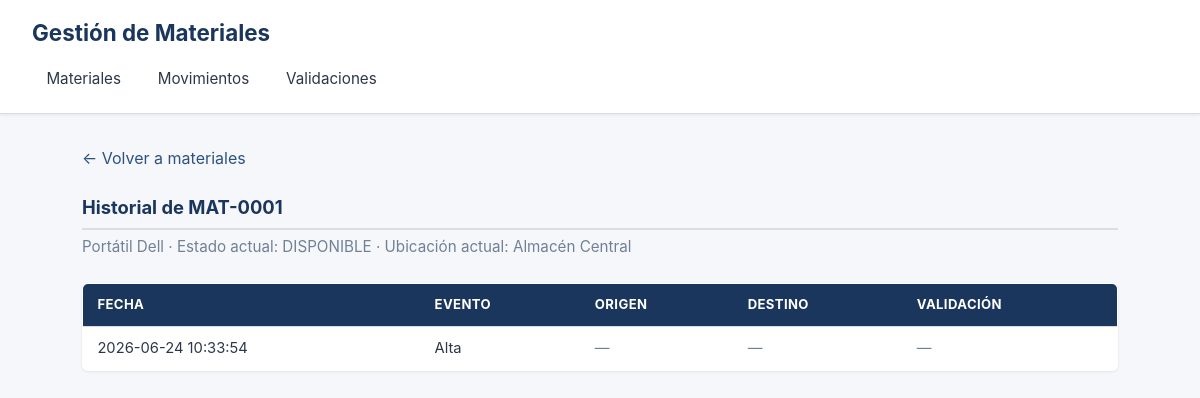
Page /index.php?page=historial&id=1 on the committed database.
### tables this page shows
CREATE TABLE
    material (
        id INT AUTO_INCREMENT PRIMARY KEY,
        codigo VARCHAR(50) NOT NULL UNIQUE,
        descripcion VARCHAR(255) NOT NULL,
        categoria VARCHAR(100),
        estado ENUM ('DISPONIBLE', 'ASIGNADO', 'EN_REPARACION') NOT NULL DEFAULT 'DISPONIBLE',
        localizacion_actual_id INT NULL,
        activo TINYINT (1) NOT NULL DEFAULT 1,
        fecha_alta DATETIME NOT NULL DEFAULT CURRENT_TIMESTAMP,
        FOREIGN KEY (localizacion_actual_id) REFERENCES localizacion (id)
    );

CREATE TABLE
    localizacion (
        id INT AUTO_INCREMENT PRIMARY KEY,
        tipo ENUM ('PERSONA', 'LUGAR') NOT NULL,
        nombre VARCHAR(150) NOT NULL
    );

### pages/historial.php (the view, shortened to what this page needs)
<?php
$material_id = (int) ($_GET['id'] ?? 0);
$stmt = $pdo->prepare(
    "SELECT m.codigo, m.descripcion, m.estado, m.fecha_alta,
            l.nombre AS ubicacion_nombre
     FROM material m
     LEFT JOIN localizacion l ON m.localizacion_actual_id = l.id
     WHERE m.id = ?"
);
$stmt->execute([$material_id]);
$material = $stmt->fetch();
?>
<p><a href="index.php?page=materiales">← Volver a materiales</a></p>
<h2>Historial de <?php echo htmlspecialchars($material['codigo']); ?></h2>
<p class="subtitulo">
    <?php echo htmlspecialchars($material['descripcion']); ?> ·
    Estado actual: <?php echo htmlspecialchars($material['estado']); ?> ·
    Ubicación actual:
    <?php echo $material['ubicacion_nombre']
        ? htmlspecialchars($material['ubicacion_nombre'])
        : 'Sin ubicación'; ?>
</p>
<table>
    <thead>
        <tr>
            <th>Fecha</th>
            <th>Evento</th>
            <th>Origen</th>
            <th>Destino</th>
            <th>Validación</th>
        </tr>
    </thead>
    <tbody>
        <tr>
            <td><?php echo htmlspecialchars($material['fecha_alta']); ?></td>
            <td>Alta</td>
            <td><span class="text-muted">—</span></td>
            <td><span class="text-muted">—</span></td>
            <td><span class="text-muted">—</span></td>
        </tr>
    </tbody>
</table>

### assets/css/styles.css (style rules this page uses)
:root { --azul: #2c5282; --azul-osc: #1a365d; --gris-borde: #d8dee6; --gris-fondo: #f5f7fa; --gris-texto: #2d3748; --gris-suave: #718096; --rojo: #c53030; --blanco: #ffffff; --radio: 6px; --sombra: 0 1px 3px rgba(0, 0, 0, 0.08); }
body { font-family: -apple-system, "Segoe UI", Roboto, Helvetica, Arial, sans-serif; color: var(--gris-texto); background: var(--gris-fondo); line-height: 1.5; }
h2 { font-size: 1.15rem; color: var(--azul-osc); margin: 1.5rem 0 0.75rem; padding-bottom: 0.4rem; border-bottom: 2px solid var(--gris-borde); }
main > p > a, main p a { color: var(--azul); text-decoration: none; }
table { width: 100%; border-collapse: collapse; background: var(--blanco); border: 1px solid var(--gris-borde); border-radius: var(--radio); overflow: hidden; box-shadow: var(--sombra); margin-bottom: 1.5rem; }
thead { background: var(--azul-osc); }
th { text-align: left; padding: 0.7rem 0.9rem; color: var(--blanco); font-size: 0.82rem; text-transform: uppercase; letter-spacing: 0.03em; }
td { padding: 0.65rem 0.9rem; border-top: 1px solid var(--gris-borde); font-size: 0.92rem; vertical-align: middle; }
.text-muted { color: var(--gris-suave); }
.subtitulo { margin-top: -0.4rem; margin-bottom: 1.5rem; color: var(--gris-suave); font-size: 0.95rem; }

### rows in the picture
material: codigo "MAT-0001", descripcion "Portátil Dell", estado "DISPONIBLE", localizacion_actual.nombre "Almacén Central", fecha_alta "2026-06-24 10:33:54"
